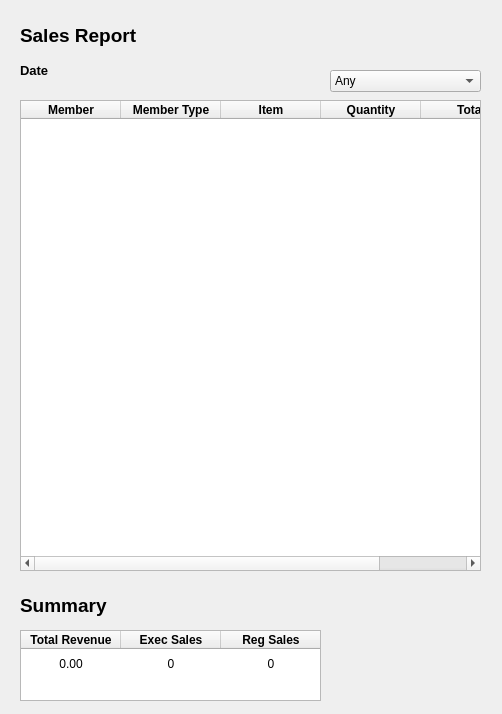
<?xml version="1.0" encoding="UTF-8"?>
<ui version="4.0">
 <class>SalesPopup</class>
 <widget class="QDialog" name="SalesPopup">
  <property name="geometry">
   <rect>
    <x>0</x>
    <y>0</y>
    <width>502</width>
    <height>714</height>
   </rect>
  </property>
  <property name="windowTitle">
   <string>Dialog</string>
  </property>
  <widget class="QLabel" name="label">
   <property name="geometry">
    <rect>
     <x>20</x>
     <y>20</y>
     <width>131</width>
     <height>31</height>
    </rect>
   </property>
   <property name="font">
    <font>
     <pointsize>14</pointsize>
     <weight>75</weight>
     <bold>true</bold>
    </font>
   </property>
   <property name="text">
    <string>Sales Report</string>
   </property>
  </widget>
  <widget class="QLabel" name="salesDate">
   <property name="geometry">
    <rect>
     <x>20</x>
     <y>50</y>
     <width>91</width>
     <height>41</height>
    </rect>
   </property>
   <property name="font">
    <font>
     <pointsize>10</pointsize>
     <weight>75</weight>
     <bold>true</bold>
    </font>
   </property>
   <property name="text">
    <string>Date</string>
   </property>
  </widget>
  <widget class="QTableWidget" name="salesMemberInfo">
   <property name="geometry">
    <rect>
     <x>20</x>
     <y>100</y>
     <width>461</width>
     <height>471</height>
    </rect>
   </property>
   <column>
    <property name="text">
     <string>Member</string>
    </property>
    <property name="font">
     <font>
      <weight>75</weight>
      <bold>true</bold>
     </font>
    </property>
   </column>
   <column>
    <property name="text">
     <string>Member Type</string>
    </property>
    <property name="font">
     <font>
      <weight>75</weight>
      <bold>true</bold>
     </font>
    </property>
   </column>
   <column>
    <property name="text">
     <string>Item</string>
    </property>
    <property name="font">
     <font>
      <weight>75</weight>
      <bold>true</bold>
     </font>
    </property>
   </column>
   <column>
    <property name="text">
     <string>Quantity</string>
    </property>
    <property name="font">
     <font>
      <weight>75</weight>
      <bold>true</bold>
     </font>
    </property>
   </column>
   <column>
    <property name="text">
     <string>Total</string>
    </property>
    <property name="font">
     <font>
      <weight>75</weight>
      <bold>true</bold>
     </font>
    </property>
   </column>
  </widget>
  <widget class="QTableWidget" name="salesTotalInfo">
   <property name="geometry">
    <rect>
     <x>20</x>
     <y>630</y>
     <width>301</width>
     <height>71</height>
    </rect>
   </property>
   <property name="sizePolicy">
    <sizepolicy hsizetype="Expanding" vsizetype="Expanding">
     <horstretch>0</horstretch>
     <verstretch>0</verstretch>
    </sizepolicy>
   </property>
   <property name="verticalScrollBarPolicy">
    <enum>Qt::ScrollBarAlwaysOff</enum>
   </property>
   <property name="horizontalScrollBarPolicy">
    <enum>Qt::ScrollBarAlwaysOff</enum>
   </property>
   <property name="sizeAdjustPolicy">
    <enum>QAbstractScrollArea::AdjustToContents</enum>
   </property>
   <property name="showGrid">
    <bool>false</bool>
   </property>
   <property name="cornerButtonEnabled">
    <bool>false</bool>
   </property>
   <attribute name="horizontalHeaderVisible">
    <bool>true</bool>
   </attribute>
   <attribute name="horizontalHeaderCascadingSectionResizes">
    <bool>false</bool>
   </attribute>
   <attribute name="horizontalHeaderShowSortIndicator" stdset="0">
    <bool>false</bool>
   </attribute>
   <attribute name="horizontalHeaderStretchLastSection">
    <bool>false</bool>
   </attribute>
   <attribute name="verticalHeaderVisible">
    <bool>false</bool>
   </attribute>
   <row>
    <property name="text">
     <string>Data</string>
    </property>
   </row>
   <column>
    <property name="text">
     <string>Total Revenue</string>
    </property>
    <property name="font">
     <font>
      <weight>75</weight>
      <bold>true</bold>
     </font>
    </property>
   </column>
   <column>
    <property name="text">
     <string>Exec Sales</string>
    </property>
    <property name="font">
     <font>
      <weight>75</weight>
      <bold>true</bold>
     </font>
    </property>
   </column>
   <column>
    <property name="text">
     <string>Reg Sales</string>
    </property>
    <property name="font">
     <font>
      <weight>75</weight>
      <bold>true</bold>
     </font>
    </property>
   </column>
   <item row="0" column="0">
    <property name="text">
     <string>0.00</string>
    </property>
    <property name="textAlignment">
     <set>AlignCenter</set>
    </property>
   </item>
   <item row="0" column="1">
    <property name="text">
     <string>0</string>
    </property>
    <property name="textAlignment">
     <set>AlignCenter</set>
    </property>
   </item>
   <item row="0" column="2">
    <property name="text">
     <string>0</string>
    </property>
    <property name="textAlignment">
     <set>AlignCenter</set>
    </property>
   </item>
  </widget>
  <widget class="QComboBox" name="memTypeCombo">
   <property name="geometry">
    <rect>
     <x>330</x>
     <y>70</y>
     <width>151</width>
     <height>22</height>
    </rect>
   </property>
   <item>
    <property name="text">
     <string>Any</string>
    </property>
   </item>
   <item>
    <property name="text">
     <string>Executive</string>
    </property>
   </item>
   <item>
    <property name="text">
     <string>Regular</string>
    </property>
   </item>
  </widget>
  <widget class="QLabel" name="label_2">
   <property name="geometry">
    <rect>
     <x>20</x>
     <y>590</y>
     <width>111</width>
     <height>31</height>
    </rect>
   </property>
   <property name="font">
    <font>
     <pointsize>14</pointsize>
     <weight>75</weight>
     <bold>true</bold>
    </font>
   </property>
   <property name="text">
    <string>Summary</string>
   </property>
  </widget>
 </widget>
 <resources/>
 <connections/>
</ui>
